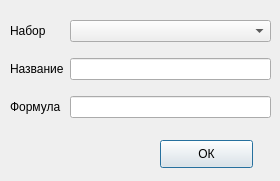
<?xml version="1.0" encoding="UTF-8"?>
<ui version="4.0">
 <class>Dialog</class>
 <widget class="QDialog" name="Dialog">
  <property name="geometry">
   <rect>
    <x>0</x>
    <y>0</y>
    <width>280</width>
    <height>181</height>
   </rect>
  </property>
  <property name="windowTitle">
   <string>Dialog</string>
  </property>
  <widget class="QWidget" name="gridLayoutWidget">
   <property name="geometry">
    <rect>
     <x>10</x>
     <y>10</y>
     <width>261</width>
     <height>121</height>
    </rect>
   </property>
   <layout class="QGridLayout" name="gridLayout">
    <item row="2" column="0">
     <widget class="QLabel" name="label">
      <property name="font">
       <font>
        <pointsize>9</pointsize>
       </font>
      </property>
      <property name="text">
       <string>Набор</string>
      </property>
     </widget>
    </item>
    <item row="4" column="0">
     <widget class="QLabel" name="label_3">
      <property name="font">
       <font>
        <pointsize>9</pointsize>
       </font>
      </property>
      <property name="text">
       <string>Формула</string>
      </property>
     </widget>
    </item>
    <item row="3" column="0">
     <widget class="QLabel" name="label_2">
      <property name="font">
       <font>
        <pointsize>9</pointsize>
       </font>
      </property>
      <property name="text">
       <string>Название</string>
      </property>
     </widget>
    </item>
    <item row="2" column="1">
     <widget class="QComboBox" name="group">
      <property name="font">
       <font>
        <pointsize>9</pointsize>
       </font>
      </property>
     </widget>
    </item>
    <item row="3" column="1">
     <widget class="QLineEdit" name="name"/>
    </item>
    <item row="4" column="1">
     <widget class="QLineEdit" name="formula"/>
    </item>
   </layout>
  </widget>
  <widget class="QPushButton" name="okbutton">
   <property name="geometry">
    <rect>
     <x>160</x>
     <y>140</y>
     <width>93</width>
     <height>28</height>
    </rect>
   </property>
   <property name="text">
    <string>ОК</string>
   </property>
  </widget>
 </widget>
 <resources/>
 <connections/>
</ui>
